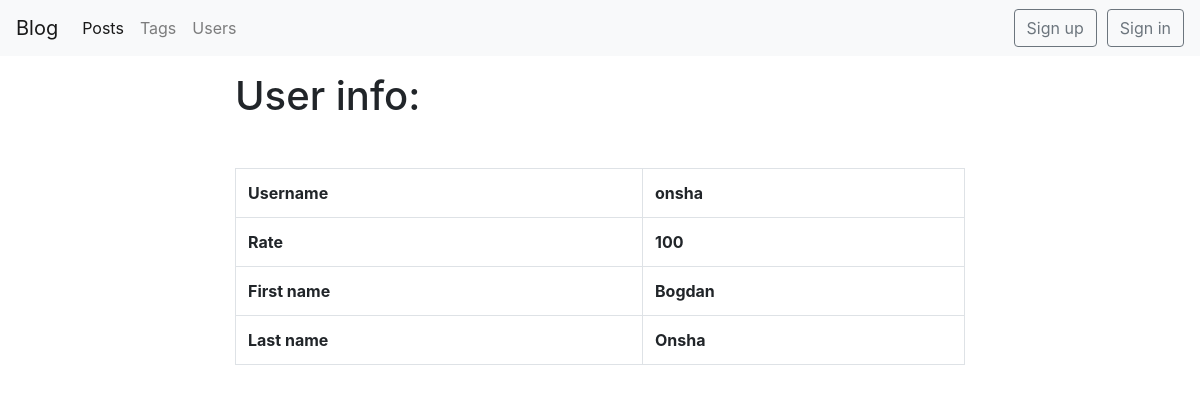
The app's page /blog/user/14/, older data.
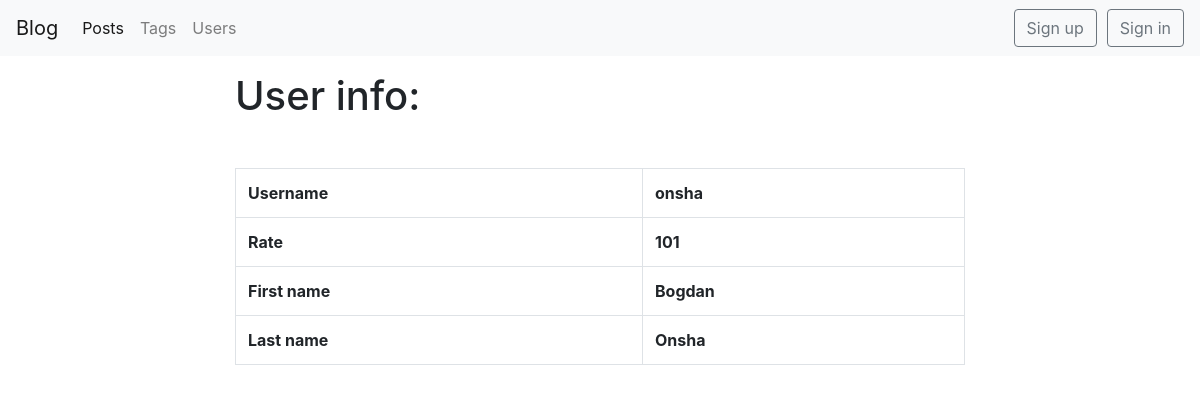
The same page, newer data.
### blog/models.py (models this page shows, shortened)
class BlogUser(User):
    rating = models.IntegerField(default=0, blank=True)

### blog/views.py (the view)
# urls.py: path('user/<int:id>/', UserDetail.as_view(), name='user_detail_url'),
class UserDetail(View):
    def get(self, request, id):
        obj = get_object_or_404(BlogUser, id=id)
        return render(request, 'blog/user_detail.html', context={
            'user': obj,
            'admin_object': obj,
            'detail': True}
                      )

### blog/templates/blog/user_detail.html (shortened to what this page needs)
{% extends 'blog/base_blog.html' %}
{% block content %}
<h1 class="mb-5">User info:</h1>
<table class="table  table-bordered">
    <tr>
        <th>Username</th>
        <th>{{user.username}}</th>
    </tr>
    <tr>
        <th>Rate</th>
        <th>{{user.rating}}</th>
    </tr>
    <tr>
        <th>First name</th>
        <th>{{user.first_name|title}}</th>
    </tr>
    <tr>
        <th>Last name</th>
        <th>{{user.last_name|title}}</th>
    </tr>
</table>
{% endblock %}

Row changes from the older to the newer data that the page shows:
changed BlogUser: rating "100" → "101"
